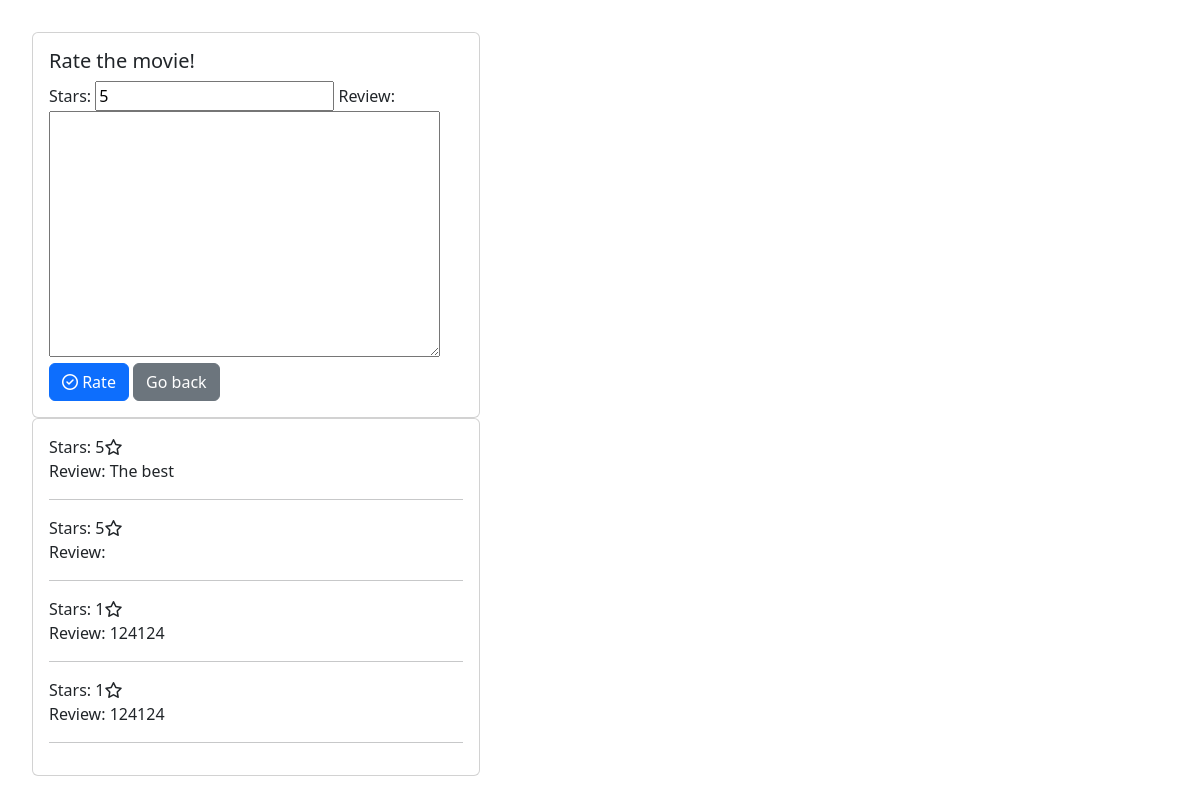
The page /moviesweb/rate/1 (signed in) on the database as committed earlier.
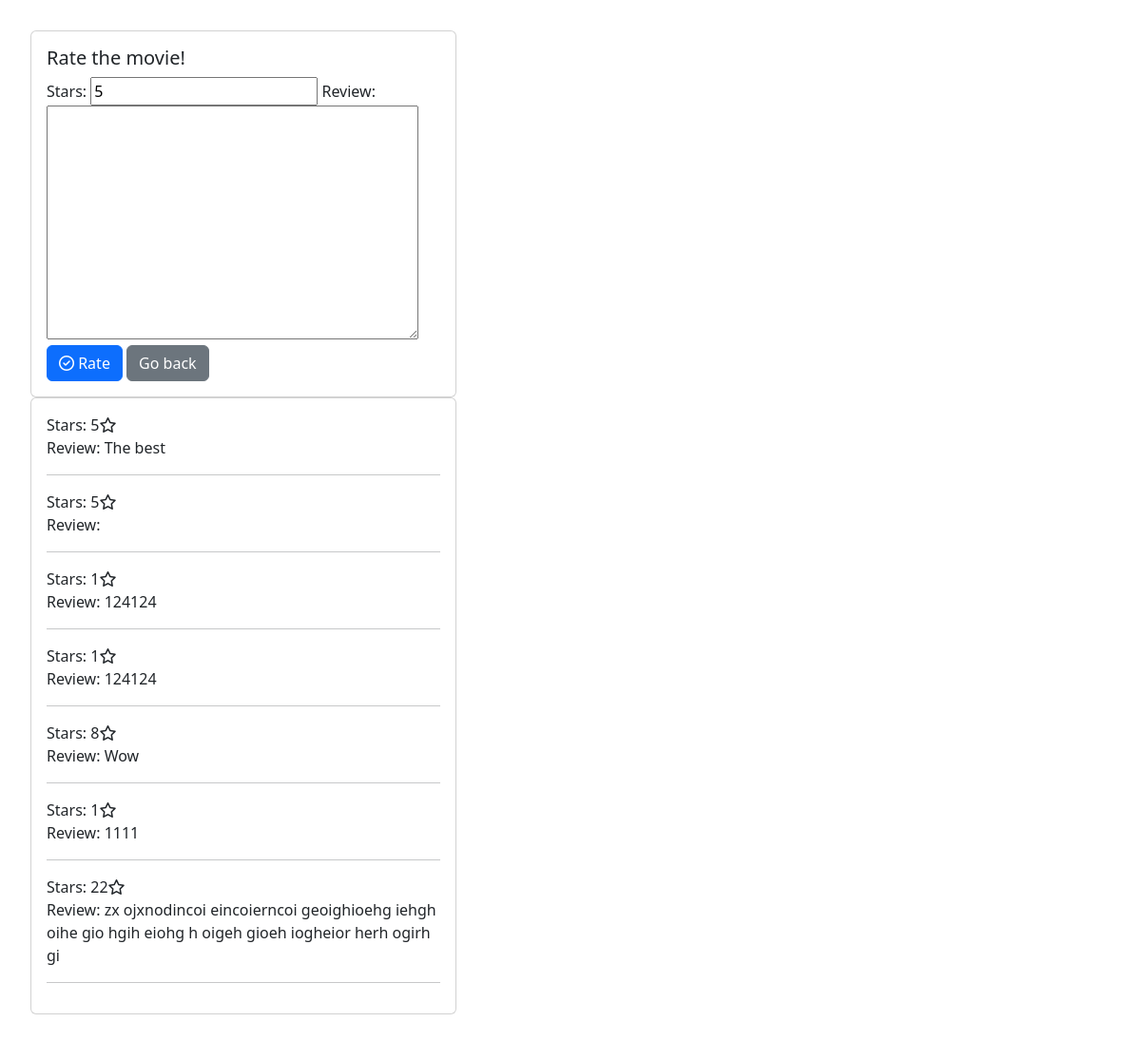
The same page on the database as committed later.
### moviesweb/models.py (models this page shows)
class MovieRating(models.Model):
     review = models.TextField(default='', blank=True)
     stars = models.PositiveSmallIntegerField(default = 5)
     movie = models.ForeignKey(Movie,on_delete=models.CASCADE)

### moviesweb/views.py (the view)
# urls.py: path('rate/<int:id>', rate_movie, name='rate_movie'),
@login_required
def rate_movie(request, id):
    movie = get_object_or_404(Movie, pk=id)
    ratings = MovieRating.objects.filter(movie=movie)
    form_rating = MovieRatingForm(request.POST or None)
    if request.method== 'POST':
        if 'stars' in request.POST:
            rating = form_rating.save(commit=False)
            rating.movie = movie
            rating.save()
    return render(request,'rate_form.html',{'ratings':ratings,'form_rating':form_rating})

### moviesweb/forms.py
class MovieRatingForm(ModelForm):
    class Meta:
        model = MovieRating
        fields = ['stars','review']

### templates/rate_form.html (shortened to what this page needs)
{% extends 'main.html' %}
{% load bootstrap %}
{% block page %}
    <div class="card" style="width: 28rem;">
        <div class="card-body">
            <h5 class="card-title">Rate the movie!</h5>
            <form method="post" enctype="multipart/form-data">
                {{ form_rating|bootstrap }}
                <button type="submit" class="btn btn-primary"><i class="fa-regular fa-circle-check"></i> Rate</button>
                <a href="{% url 'all_movies' %}" class="btn btn-secondary">Go back</a>
            </form>
        </div>
    </div>
    <div class="card" style="width: 28rem;">
        <div class="card-body">
            {% for rating in ratings %}
                <h8>Stars: {{rating.stars}}<i class="fa-regular fa-star"></i></h8>
                <p>Review: {{rating.review}}</p>
                <hr>
            {% endfor %}
        </div>
    </div>
{% endblock %}

### templates/main.html (shortened to what this page needs)
{% load static %}
<!DOCTYPE html>
<html lang="en">
<head>
    <link rel="stylesheet" href="https://cdn.jsdelivr.net/npm/bootstrap@5.2.3/dist/css/bootstrap.min.css">
    <link rel="stylesheet" href="{% static 'new.css' %}">
</head>
<body>
    {% block page %}{% endblock %}
</body>
</html>

### moviesweb/static/new.css (style rules this page uses)
body { padding: 2rem; }

Rows that differ between the two databases and show on the page:
added MovieRating: stars "8", review "Wow"
added MovieRating: stars "1", review "1111"
added MovieRating: stars "22", review "zx ojxnodincoi eincoierncoi geoighioehg iehgh oihe gio hgih eiohg h oigeh gioeh iogheior herh ogirh gi"
